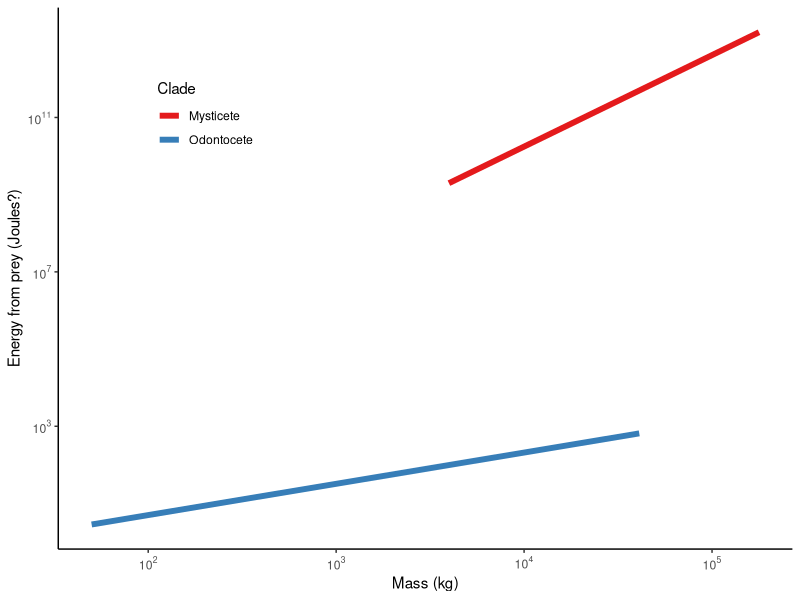

This figure's R source:
## ---- chunk 1
knitr::opts_chunk$set(echo=FALSE, warning=FALSE, message=FALSE)
## ---- chunk 2
library(tidyverse)
library(scales)
## ---- chunk 3

## ---- chunk 4
# Vaquita to sperm whale
odo_m_rng <- c(50, 41e3)
# Minke to blue whale (eyeballed from Kahane-Rapport and Goldbogen 2018, Fig 2)
mys_m_rng <- c(10^3.6, 10^5.25)

Ep_fun <- function(m, clade) {
  ifelse(clade == "Odontocete", 
         0.12 * m ^ 0.81, 
         5.83 * m ^ 2.37)
}

Ep_tbl <- tibble(M = c(odo_m_rng, mys_m_rng),
                 Clade = factor(c(rep("Odontocete", 2), rep ("Mysticete", 2))),
                 Ep = Ep_fun(M, Clade))

ggplot(Ep_tbl, aes(M, Ep, color = Clade)) + 
  geom_line(size = 2) +
  scale_x_log10(name = "Mass (kg)",
                labels = trans_format("log10", math_format(10 ^ .x))) +
  scale_y_log10(name = "Energy from prey (Joules?)",
                labels = trans_format("log10", math_format(10 ^ .x))) +
  scale_color_brewer(type = "qual", palette = 6) +
  theme_classic() +
  theme(legend.position = c(.2, .8))
## ---- chunk 5
refs <- tibble(Reference = c("Tyack et al. 2011", "DeRuiter et al. 2017", "DeRuiter et al. 2013", "Friedlaender et al. 2016", "Goldbogen et al. 2013", "Kvadsheim et al. 2017", "Southall et al. 2019"),
               Species = c("Mesoplodon densirostris", "Balaenoptera musculus", "Ziphius cavirostris", "Balaenoptera musculus", "Balaenoptera musculus", "Balaenoptera acutorostrata", "Ziphius cavirostris"),
               N_tags = c(1, 37, 2, 9, 17, 4, 0),
               Notes = c("Only 1 tag, but other data from sonar array", "How did the transition probability from deep feeding to other states change in CEEs?", "Reduced time foraging in response to proximal sonar, but not distant", "Includes prey data", "Basis for Friedlaender et al. 2016 and DeRuiter et al. 2017", "SoCal + Norway. 1 CEE + 1 control in each location", "Prey distribution in SoCal sonar array"))

knitr::kable(refs)
